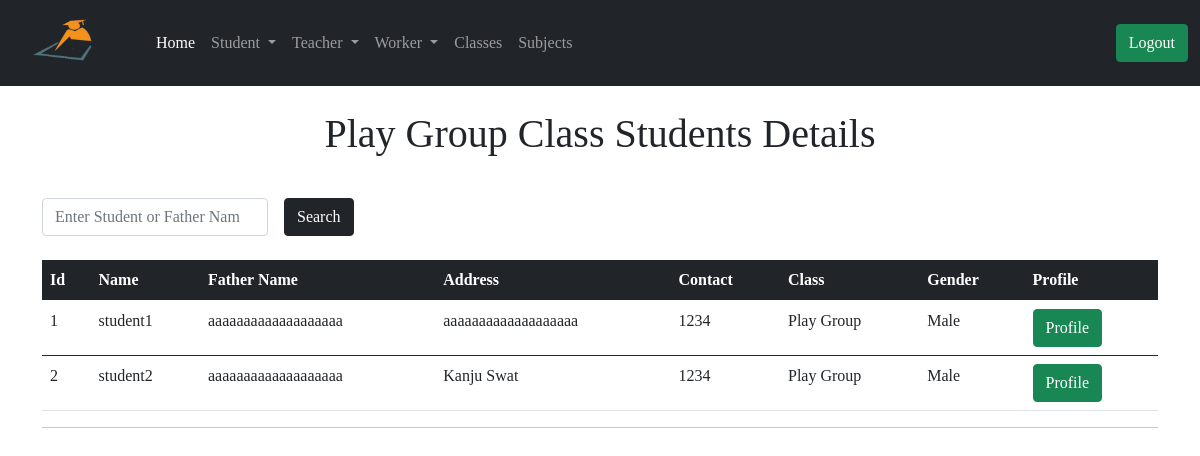
The app's page /admin/class_wise_student/1 (signed in), older data.
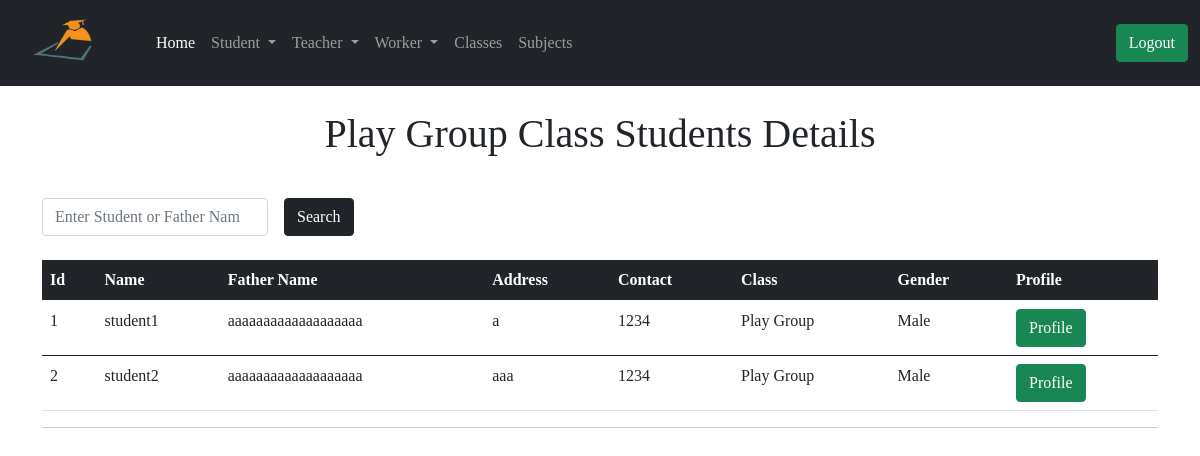
The same page, newer data.
### app/models.py (models this page shows, shortened)
class Student(db.Model):
    id = db.Column(db.Integer, primary_key=True)
    std_name = db.Column(db.String(64))
    f_name = db.Column(db.String(64))
    std_address = db.Column(db.String(128))
    std_contact = db.Column(db.String(64))
    gender = db.Column(db.String(64))
    join_date = db.Column(db.DateTime, default=datetime.utcnow())
    std_class = db.Column(db.Integer, db.ForeignKey('class.id'))
    admin_id = db.Column(db.Integer, db.ForeignKey('user.id'))
    attendance = db.relationship('StudentAttendance', backref='std')

class Class(db.Model):
    id = db.Column(db.Integer, primary_key=True)
    cls_name = db.Column(db.String(64))
    cls_fee = db.Column(db.String(64))
    admin_id = db.Column(db.Integer, db.ForeignKey('user.id'))
    student = db.relationship('Student', backref='stdclass')
    leavestudent = db.relationship('LeaveStudent', backref='stdclass')
    uploadlecture = db.relationship('UploadLecture', backref='stdclass')
    teacher = db.relationship('Teacher', backref='stdclass')
    attendance = db.relationship('StudentAttendance', backref='stdclass')

### app/routes.py (the view)
@app.route('/admin/class_wise_student/<std_class>')
@login_required
def class_wise_student(std_class):
    query = request.args.get('query')
    if query:
        students = Student.query.filter(Student.std_name.contains(query)|
                                        Student.f_name.contains(query))
        return render_template('admin/class_wise_student.html', title='Class Wise Student', query=query, students=students)
    page = request.args.get('page', 1, type=int)
    class_name = Class.query.filter_by(id=std_class).first()
    students = Student.query.filter_by(std_class=std_class).order_by(Student.id.asc()).paginate(
        page, app.config['ENTRY_PER_PAGE'], False)
    next_url = url_for('class_wise_student', std_class=std_class, page=students.next_num) \
        if students.has_next else None
    prev_url = url_for('class_wise_student', std_class=std_class, page=students.prev_num) \
        if students.has_prev else None
    return render_template('admin/class_wise_student.html', title='Class Wise Student', class_name=class_name, students=students.items, next_url=next_url, prev_url=prev_url)

### app/models.py (called while the page is built)
@login.user_loader
def load_user(id):
    return User.query.get(int(id))

### app/routes.py (called while the page is built)
@app.before_request
def before_request():
    g.user = None
    if 'teacher_id' in session:
        user = Teacher.query.filter_by(id=session['teacher_id']).first()
        g.user = user

@app.before_request
def std_before_request():
    g.std_user = None
    if 'student_id' in session:
        std_user = Student.query.filter_by(id=session['student_id']).first()
        g.std_user = std_user

### app/templates/admin/class_wise_student.html (shortened to what this page needs)
{% extends 'admin/base.html' %}
{% block content %}
<div class="container">
  {% if query %}
  <h1 class="text-center mt-4">Search Result About! <span class="text-primary"> {{ query }} </span></h1>
  {% else %}
  <h1 class="text-center mt-4"> {{ class_name.cls_name }} Class Students Details</h1>
  {% endif %}
  <form action="" method="GET">
    <div class="row g-3 align-items-center mt-4">
      <div class="col-auto">
        <input type="search" name="query" id="inputPassword6" value="{{query}}" class="form-control" placeholder="Enter Student or Father Name" required>
      </div>
      <div class="col-auto">
        <button type="submit" class="btn btn-dark">Search</button>
      </div>
    </div>
  </form>
<table class="table mt-4">
    <thead class="table-dark">
      <tr>
        <th scope="col">Id</th>
        <th scope="col">Name</th>
        <th scope="col">Father Name</th>
        <th scope="col">Address</th>
        <th scope="col">Contact</th>
        <th scope="col">Class</th>
        <th scope="col">Gender</th>
        <th scope="col">Profile</th>
      </tr>
    </thead>
    {% for student in students %}
    <tbody>
      <tr>
        <td> {{ student.id }}</td>
        <td>  {{ student.std_name }} </td>
        <td> {{ student.f_name }} </td>
        <td> {{ student.std_address }} </td>
        <td> {{ student.std_contact }} </td>
        <td> {{ student.stdclass.cls_name }} </td>
        <td> {{ student.gender|title() }} </td>
        <td> <a href=" {{ url_for('student_profile', id=student.id)}} "> <button type="submit" class="btn btn-success">  Profile </button> </a></td>
      </tr>
    </tbody>
    {% endfor %}
  </table>
  <hr>
</div>
{% endblock %}

Row changes from the older to the newer data that the page shows:
changed Student "student1": std_address "aaaaaaaaaaaaaaaaaaa" → "a"
changed Student "student2": std_address "Kanju Swat" → "aaa"
